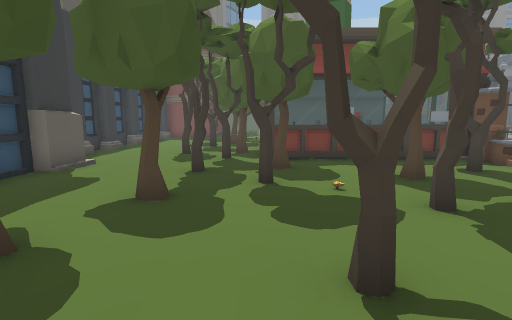
view 1 (above)

24 first-person views from a walk through a 3-D level made in the Unity game engine. The camera is 1.2 m above the floor, tilts 8° down and sees 85° across. The floor is counted in squares, 1 m on a side. Each view is taken from the middle of a square. On the plan, view 1 faces up. The plan holds only what a view shows up to about 13 squares ahead; the rest is blank. The place goes on beyond the plan. The player character is not drawn.

view 2
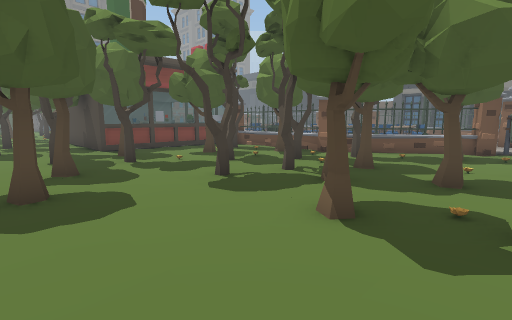

view 3
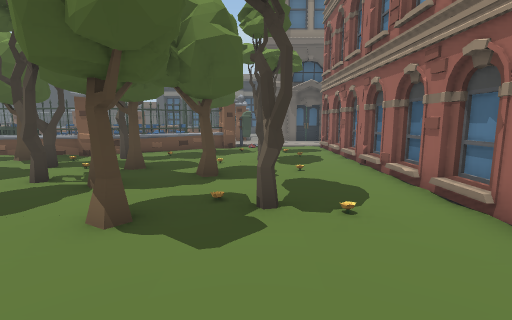

view 4
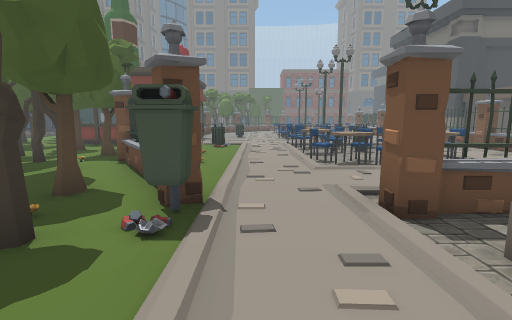

view 5
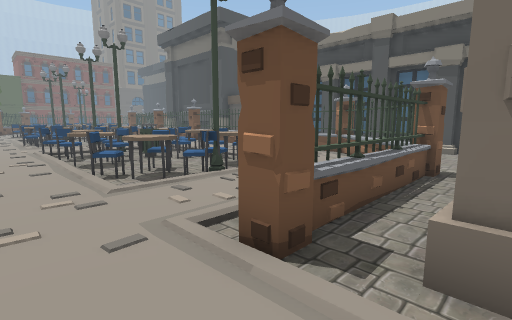

view 6
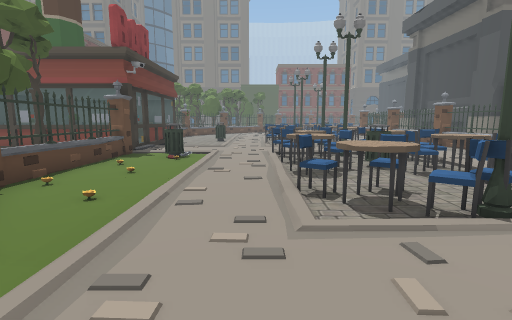

view 7
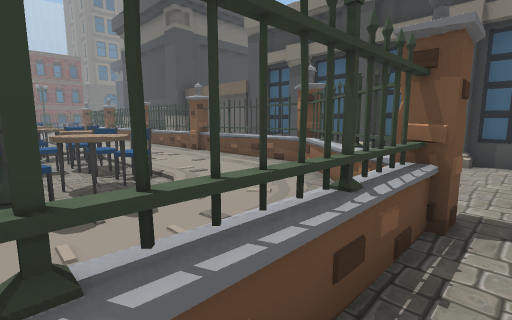

view 8
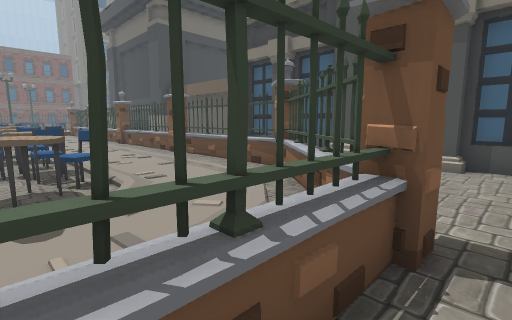

view 9
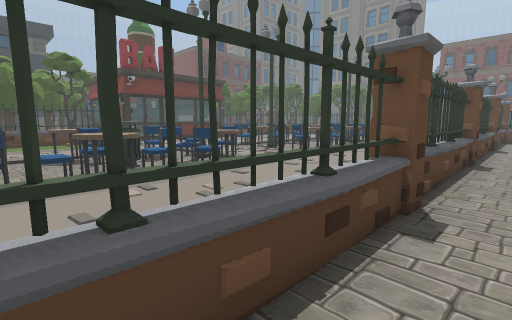

view 10
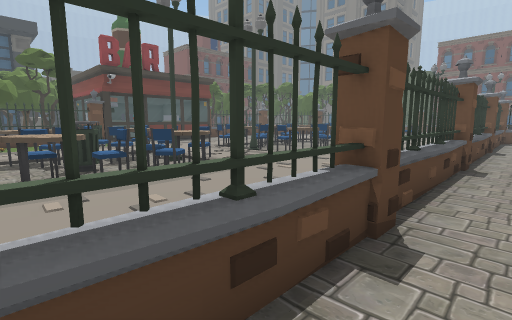

view 11
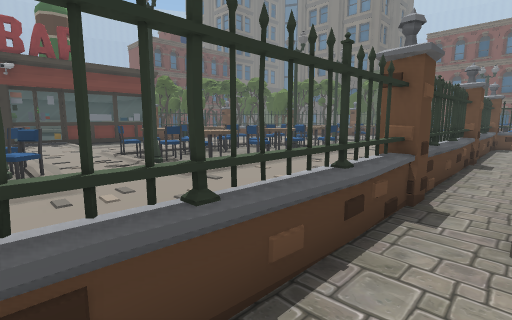

view 12
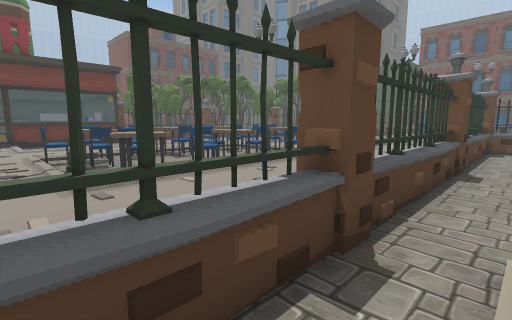

view 13
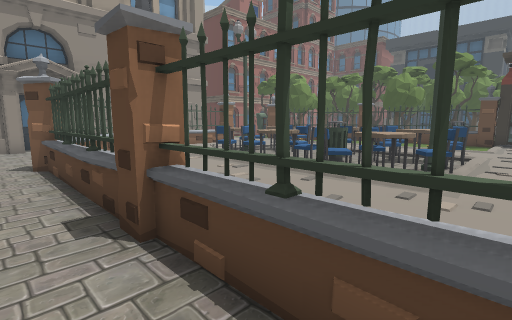

view 14
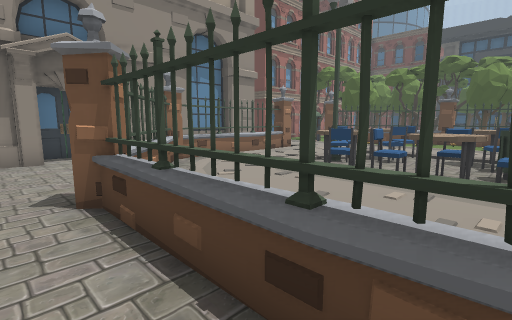

view 15
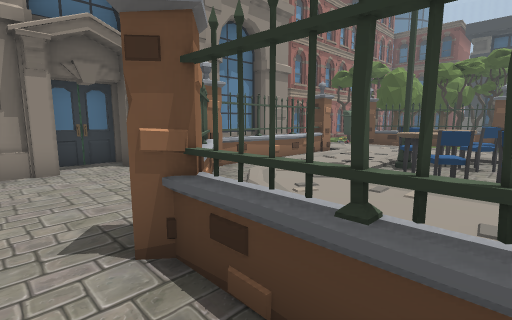

view 16
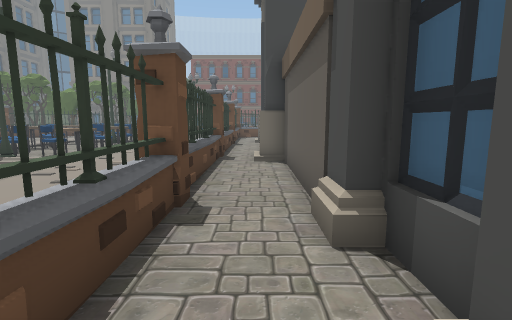

view 17
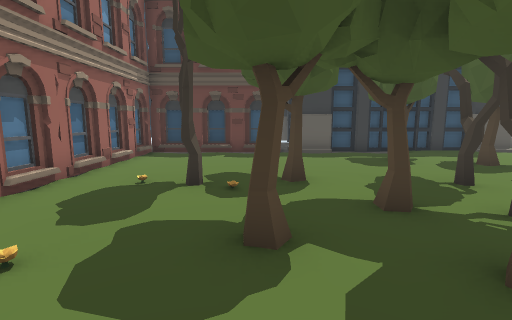

view 18
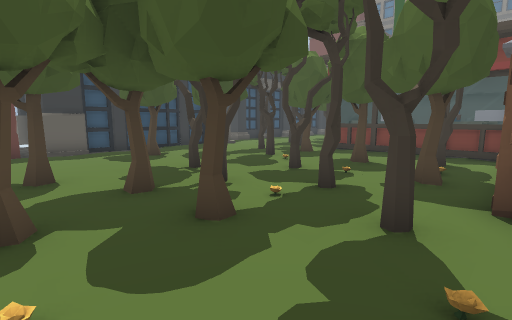

view 19
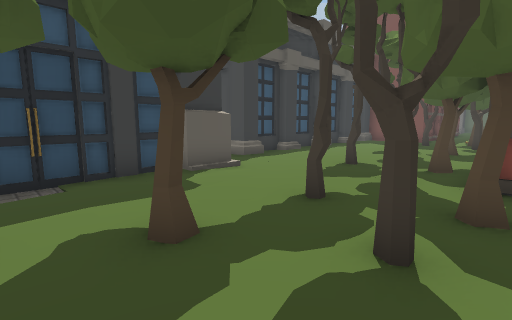

view 20
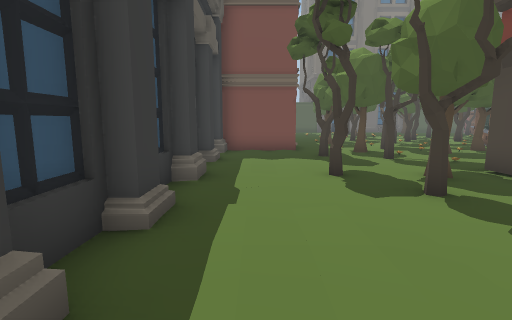

view 21
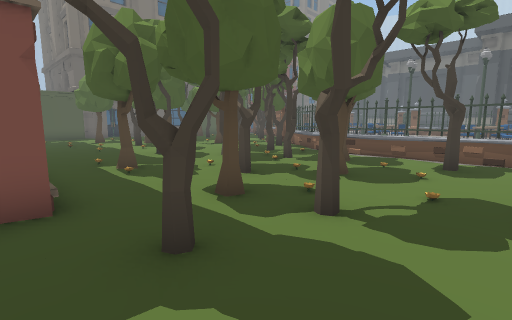

view 22
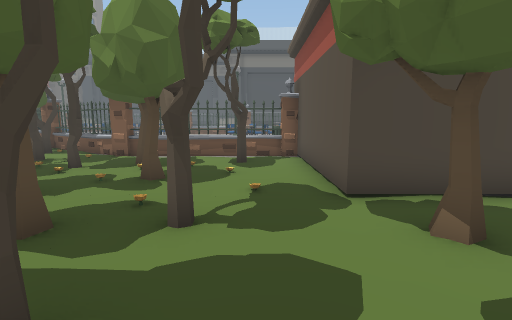

view 23
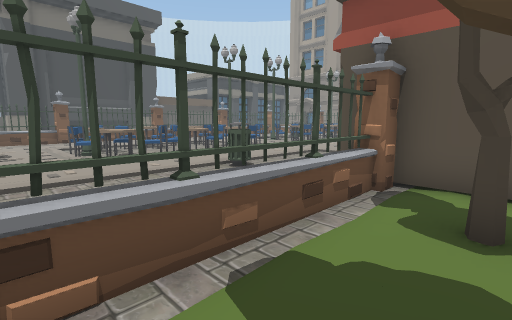

view 24
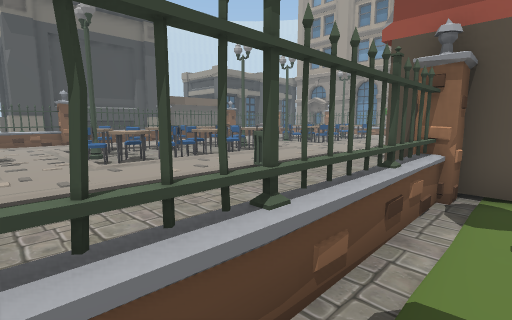

### Floor plan
Key: @ floor where view 1 was taken; # wall or solid block; . floor; = window, fence, low wall or low ledge; T tree; F fence; L flower; O other object.
Columns run from 8 left of view 1 to 25 right of it. Each row starts with its distance up from view 1.
 24     OO      TTOOF             OOO
 23       OT   O   F             FF
 22      O   OOTTOFF              #
 21      #  TT  ..# .......    .  #
 20  #OOO     OOT # .............=#
 19   .  T  O TO  # ......OO ....=#
 18  O.  TTTT O T # .....OOOOO...FF
 17  O. .       T # .....OOOOOO.  #
 16  O  .         F .OO..OO.OO..  #
 15  O.    TO     O#.....OOOOO..  #
 14  #.   T      OO#.....OO..O..  #
 13  O.   T        #.....OOOOO..  ##
 12  O.            #.....OOOOO.. FF##
 11  O.  T TT      #.....OO   .. ==.O
 10 ##.  TT  #     #.O...........=#.#
  9    .   TO#OOOO## ......OO....==.#
  8    #           F O...OOOOO...=#.#
  7    #           = O...OOOOOO..FF.#
  6   O#    T     O#  ... OOOO...##.#
  5    #    TO    O# O...OO.OOO..==.#
  4    #       TO T#  ...O...O...##.#
  3    # T   .  T OF  ...OOOOOO..#=.#
  2   ## TT    TTT.FFO...OOOOO...#F.#
  1   ##      TTO T.F .....O  ...FF.#
  0    #    @ T T  L.F .........FF..##
 -1    #           TTFF........FF...##
 -2    #     O   L..O.F..F###=#F....##
 -3    # .   T   TT TTO.............#
 -4    #     O      O ...########.###
 -5    #           O  .         ###
 -6    ################.

Where each view was taken, in squares from view 1:
view 1: 0 up, 0 right, facing up
view 2: 3 down, 3 left, facing up-right
view 3: 3 down, 3 left, facing right
view 4: 6 down, 11 right, facing up
view 5: 4 down, 11 right, facing up-right
view 6: 2 down, 12 right, facing up
view 7: 3 down, 15 right, facing up-right
view 8: 3 down, 16 right, facing up-right
view 9: 3 up, 23 right, facing up-left
view 10: 4 up, 23 right, facing up-left
view 11: 8 up, 23 right, facing up-left
view 12: 10 up, 23 right, facing up-left
view 13: 10 up, 23 right, facing down-left
view 14: 6 up, 23 right, facing down-left
view 15: 4 up, 23 right, facing down-left
view 16: 3 up, 23 right, facing up
view 17: 2 down, 6 right, facing left
view 18: 2 down, 7 right, facing up-left
view 19: 3 up, 1 right, facing up-left
view 20: 9 up, 5 left, facing up
view 21: 16 up, 4 left, facing up-right
view 22: 17 up, 4 left, facing right
view 23: 21 up, 4 right, facing down-right
view 24: 21 up, 5 right, facing down-right
